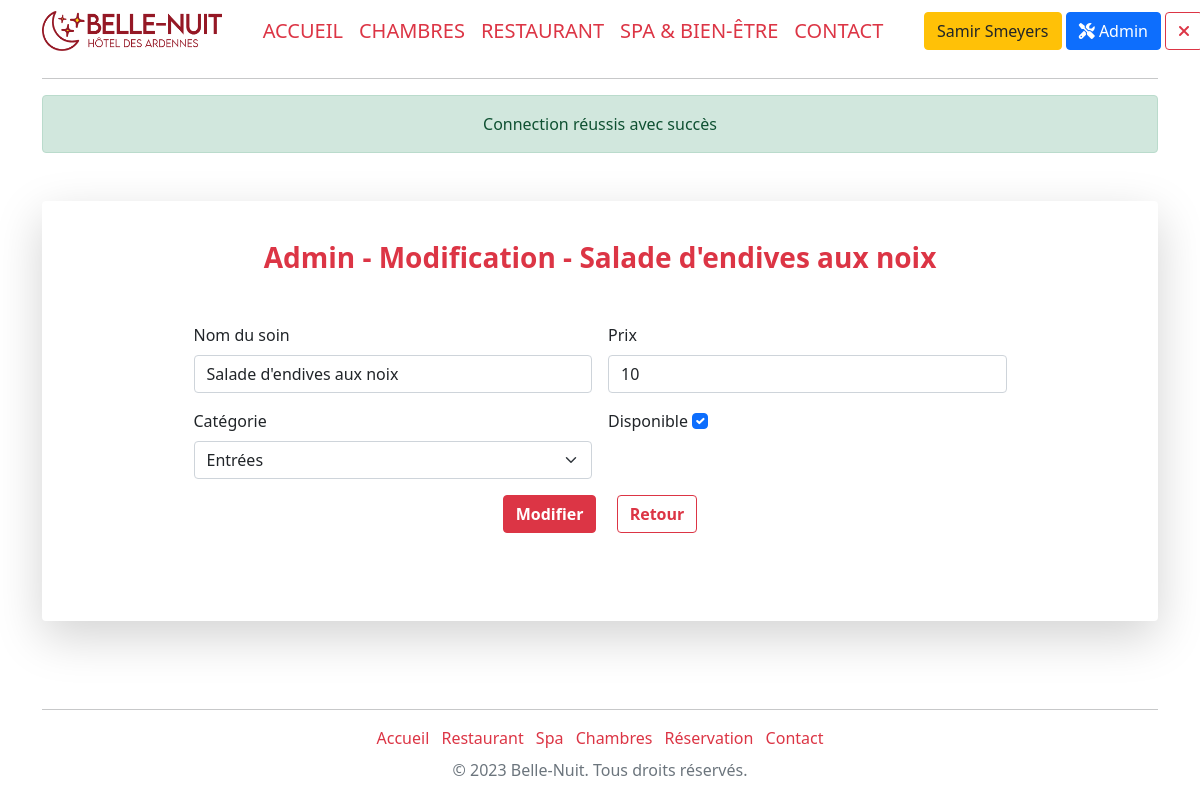
The app's page /adminEditResto&id=1 (signed in) with its own data.
### tables this page shows
CREATE TABLE `restaurant` (
  `product_id` int(11) NOT NULL,
  `product_title` varchar(255) NOT NULL,
  `id_restocategory` int(11) NOT NULL,
  `product_price` float NOT NULL,
  `product_active` tinyint(1) NOT NULL DEFAULT 1
);

CREATE TABLE `category_restaurant` (
  `restocategory_id` int(11) NOT NULL,
  `restocategory_name` varchar(40) NOT NULL
);

### config/Securite.class.php (called while the page is built, shortened)
<?php
class Securite {
    public static function secureHTML($string){
        return htmlentities($string);
    }
}

### models/Model.class.php (called while the page is built, shortened)
<?php
abstract class Model{
    private static $pdo;
    private static function setBdd(){
        self::$pdo = new PDO("mysql:host=localhost;dbname=hotel;charset=utf8", "root", "");
        self::$pdo->setAttribute(PDO::ATTR_ERRMODE, PDO::ERRMODE_WARNING);
    }
    protected function getBdd(){
        return self::$pdo;
    }
}

### models/FrontManager.model.php (called while the page is built, shortened)
<?php
require_once("Model.class.php");
class FrontManager extends Model
{
    public function getCategoryRestaurant(){
        $stmt = $this->getBdd()->prepare('SELECT * FROM category_restaurant');
        $stmt->execute();
        $categoryRestaurantList = $stmt->fetchAll(PDO::FETCH_ASSOC);
        return $categoryRestaurantList;
    }
    public function getRestaurantById($idResto) {
        $stmt = $this->getBdd()->prepare('SELECT r.product_id,r.product_title, r.product_price, r.product_active, c.restocategory_name, r.id_restocategory
                                      FROM restaurant r
                                      INNER JOIN category_restaurant c ON r.id_restocategory = c.restocategory_id
                                      WHERE r.product_id = :idResto');
        $stmt->bindParam(':idResto', $idResto, PDO::PARAM_INT);
        $stmt->execute();
        $getProduct = $stmt->fetch(PDO::FETCH_ASSOC);
        return $getProduct;
    }
}

### views/main/back/adminEditRestaurant.view.php (the view)
<div class="container-fluid shadow-lg p-3 mb-5 mt-5 bg-body rounded mx-auto">
        <div class="text-start ">
            <main class="w-75 mx-auto mt-4 pb-5" style="max-width: 80%;">
                <form method="post">
                    <h1 class="h3 mb-5 fw-normal text-center text-danger fw-bolder">Admin - Modification - <?= $resto['product_title'] ?></h1>
                    <div class="row g-3">
                        <div class="col-sm-6">
                            <label for="name" class="form-label">Nom du soin</label>
                            <input type="text" class="form-control" id="name" value="<?= $resto['product_title'] ?>" name="name" required>
                        </div>
                        <div class="col-sm-6">
                            <label for="price" class="form-label">Prix</label>
                            <input type="number" class="form-control" name="price" id="price" value="<?= $resto['product_price']?>" step="0.01" min="1.00"/>
                        </div>
                        <div class="col-sm-6">
                            <label for="category" class="form-label">Catégorie</label>
                            <select class="form-select" id="category" name="category" required>
                                <?php
                                foreach ($restoCategories as $restoCategory) {
                                    echo '<option value="' . $restoCategory['restocategory_id'] . '"' . (($resto['id_restocategory'] == $restoCategory['restocategory_id']) ? 'selected'  : '') . '>' . $restoCategory['restocategory_name'] . '</option>';
                                }
                                ?>
                            </select>
                        </div>
                        <div class="col-sm-6">
                                <label for="active" class="form-label">Disponible</label>
                                <input class="form-check-input " type="checkbox" value="1" id="active" name="active" <?php echo ($resto['product_active'] == 1) ? 'checked' : '' ?>>
                        </div>
                    </div>
                    <div class="text-center">
                        <button class="mt-3 btn btn-danger mx-auto mb-4 fw-bolder text-center" style="max-width: 80%" type="submit" name="btnEditProduct">Modifier</button>
                        <a class="mt-3 ms-3 btn btn-outline-danger mx-auto mb-4 fw-bolder text-center" style="max-width: 80%" href="adminRestaurant">Retour </a>
                    </div>
                </form>
            </main>
        </div>
    </div>

### records on screen
restaurant: product_title "Salade d'endives aux noix", name "Salade d'endives aux noix", price "10", category "Entrées", product_active "☑"

### other values on screen
$_SESSION["surname"] "Samir"
$_SESSION["name"] "Smeyers"
$_SESSION['alert']['message'] "Connection réussis avec succès"
